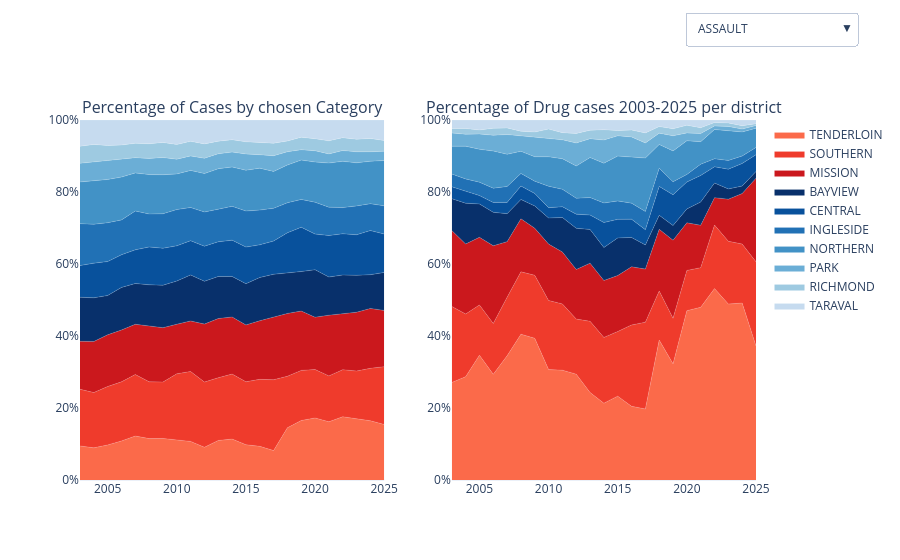

The code cell stored with this chart in its notebook:
### Markdown cell above
<br>-We also want to explore how this has changed landscape of drug related crime in SF.
<br>-Went from more spread to concentrated in a particular part on the city, 
<br>-Comparing 2003 and 2025,
<br>-In 2003 Tenderloin (0.27), Southern (0.21), Missions(0.21) had combined 69% of SF's drug related crime
<br>-In 2025 they had a combined 83% with Tenderloin (0.37), Southern (0.23) and Missions (0.23). Tenderloin expericing uptick in the number of drug relataed crimes.
<br>-Cruroius if this is unique to just drugs so we looked in the relative crime rates for some of the crimes with high number of incidents and compared it with drugs

### Code cell
import plotly.graph_objects as go
import plotly.express as px
from plotly.subplots import make_subplots

df['PdDistrict'] = df['PdDistrict'].str.upper()
df['Category'] = df['Category'].str.upper()
GROUP_A_LIST = ['TENDERLOIN', 'SOUTHERN', 'MISSION']

df_cat = df.groupby(['Category', 'Year', 'PdDistrict']).size().reset_index(name='count')
df_cat['relative_rate'] = df_cat['count'] / df_cat.groupby(['Category', 'Year'])['count'].transform('sum')

df_total = df.groupby(['Year', 'PdDistrict']).size().reset_index(name='count')
df_total['relative_rate'] = df_total['count'] / df_total.groupby('Year')['count'].transform('sum')
df_total['Category'] = 'OVERALL CITY TREND'

df_combined = pd.concat([df_cat, df_total], ignore_index=True)
all_options = sorted(df_combined['Category'].unique())

all_districts = sorted(df_cat['PdDistrict'].unique())
other_districts = [d for d in all_districts if d not in GROUP_A_LIST]
sorted_districts = GROUP_A_LIST + other_districts 

colors_core = px.colors.sequential.Reds[4:9]
colors_other = px.colors.sequential.Blues[2:9]
color_map = {dist: colors_core[i % len(colors_core)] for i, dist in enumerate(GROUP_A_LIST)}
for i, dist in enumerate(other_districts):
    color_map[dist] = colors_other[-(i % len(colors_other) + 1)]

fig = make_subplots(
    rows=1, cols=2, 
    subplot_titles=("Percentage of Cases by chosen Category", "Percentage of Drug cases 2003-2025 per district"),
    horizontal_spacing=0.1
)

for opt in all_options:
    temp_df = df_combined[df_combined['Category'] == opt]
    for dist in sorted_districts:
        dist_data = temp_df[temp_df['PdDistrict'] == dist].sort_values('Year')
        fig.add_trace(
            go.Scatter(
                x=dist_data['Year'], y=dist_data['relative_rate'],
                name=dist, stackgroup='one', groupnorm='fraction',
                legendgroup=dist, fillcolor=color_map[dist],
                line=dict(width=0.5, color='rgba(255,255,255,0.3)'),
                visible=(opt == all_options[0]) 
            ), row=1, col=1
        )

drug_category = 'DRUG/NARCOTIC' 
df_drugs = df_cat[df_cat['Category'] == drug_category]

for dist in sorted_districts:
    dist_drug_data = df_drugs[df_drugs['PdDistrict'] == dist].sort_values('Year')
    fig.add_trace(
        go.Scatter(
            x=dist_drug_data['Year'], y=dist_drug_data['relative_rate'],
            stackgroup='two', groupnorm='fraction',
            name=dist, legendgroup=dist, showlegend=False,
            fillcolor=color_map[dist],
            line=dict(width=0.5, color='rgba(255,255,255,0.3)'),
            visible=True 
        ), row=1, col=2
    )

buttons = []
num_districts = len(sorted_districts)
static_start_idx = len(all_options) * num_districts 

for i, opt in enumerate(all_options):
    visibility = [False] * static_start_idx
    for j in range(i * num_districts, (i + 1) * num_districts):
        visibility[j] = True
    visibility.extend([True] * num_districts) # Always show the Drug plot
        
    buttons.append(dict(
        label=opt, method="update",
        args=[{"visible": visibility}, {"title": f"Comparison: {opt} vs DRUG/NARCOTIC"}]
    ))

fig.update_layout(
    updatemenus=[{"buttons": buttons, "x": 1.15, "y": 1.3, "xanchor": "right", "yanchor": "top"}],
    yaxis=dict(range=[0, 1], tickformat='.0%'),
    yaxis2=dict(range=[0, 1], tickformat='.0%'),
    legend=dict(
        itemclick=False,     
        itemdoubleclick=False, 
        traceorder="normal"
    ),
    margin=dict(t=120),
    hovermode="x unified",
    template="plotly_white"
)

fig.show()
fig.write_html('category_district_comparison.html')
